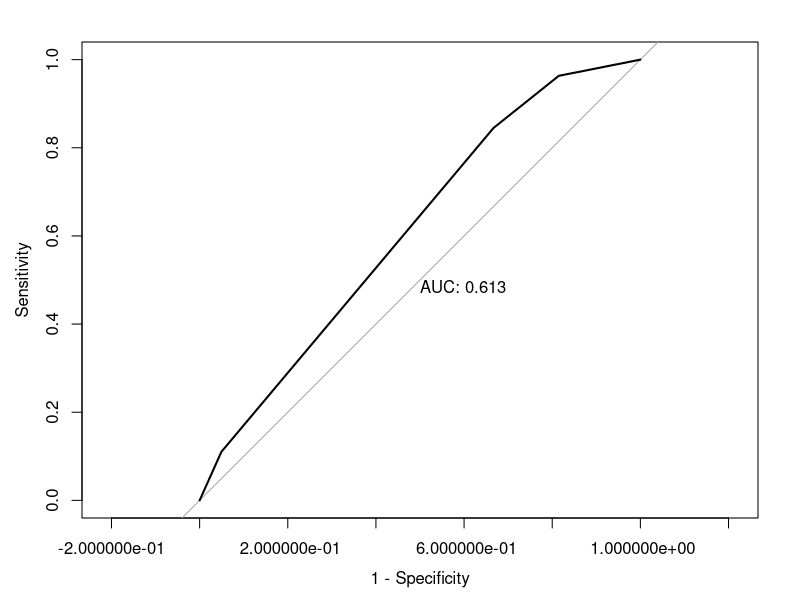

The R script that drew this image:
# 1.a
n1 <- 48+60+129+40
n2 <- 16+120+200+800
or <- (48*40/n1+16*800/n2)/(60*129/n1+200*120/n2)
paste('common OR for air EMS and death after adjusting is', or)

# 1.b
library(vcd)

ems <- c(rep("road",40),rep("heli",177),rep("road",260),rep("heli",136),rep("road",800))
live <- c(rep("surv",169),rep("dead",324),rep("surv",920))
ser <- c(rep("serious",277), rep("less",1136))
mytable <- table(ems,live,ser)
mytable
mantelhaen.test(mytable)

# 1.c
woolf_test(mytable)

# 2.a
livenum <- c(rep(c(1),169),rep(c(0),324),rep(c(1),920)) # 1 is surv. 0 is dead
data <- data.frame(ems,livenum,ser) 
model <- glm(livenum~ems*ser,family='binomial',data = data)
summary(model)

# 2.b
library(pROC)

pred <- predict(model,data = data)
p <- exp(pred)/(1+exp(pred))

pRoc <- roc(livenum, p)
plot(pRoc, print.auc=TRUE, legacy.axes=TRUE)
